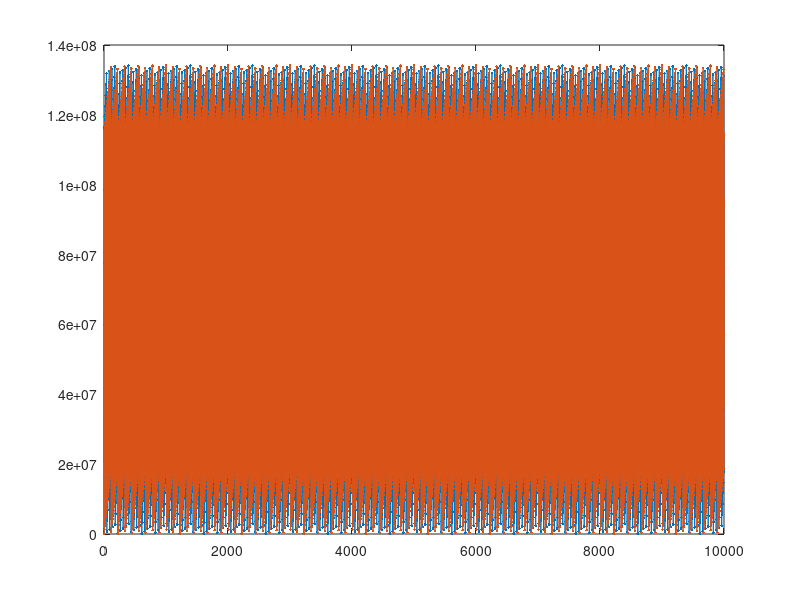
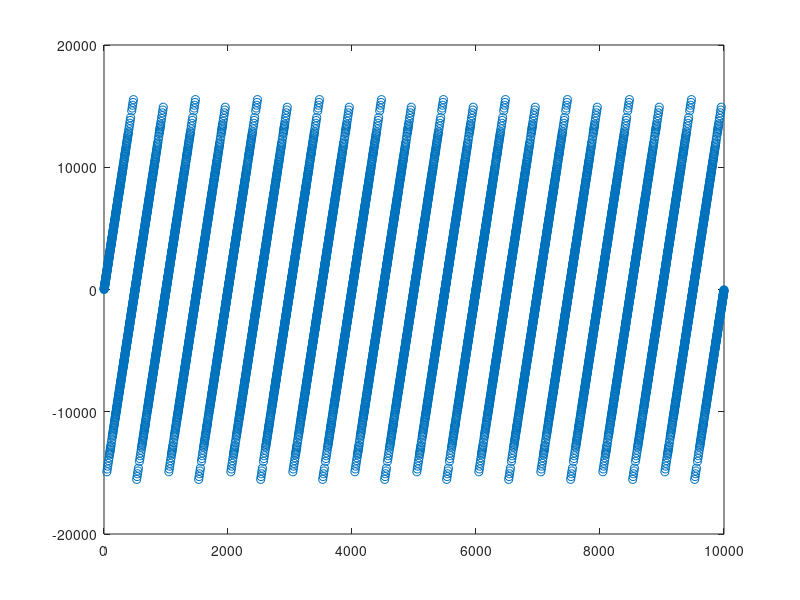

MATLAB code for these plots, in order:
function simulateDDS

clk = 125e6;

phaseWidth = 27;
outputWidth = 14;

f0 = 36e6;
df = 0.125e6;

%%
N = 1e4;

dds1 = zeros(N,1,'uint32');
dds2 = zeros(N,1,'uint32');

for nn = 2:N
    dds1(nn) = mod(dds1(nn-1) + floor((f0+df)/clk*2^(phaseWidth)),2^phaseWidth);
    dds2(nn) = mod(dds2(nn-1) + floor((f0-df)/clk*2^(phaseWidth)),2^phaseWidth);
    
end

%%
figure(12);clf;
plot(dds1,'.-');
hold on;
plot(dds2,'.-');

figure(13);clf;
dds1r = double(dds1)*2^(outputWidth - phaseWidth);
dds2r = double(dds2)*2^(outputWidth - phaseWidth);
% plot(dds1r,'.-');
% hold on;
plot(floor(dds1r)-floor(dds2r),'o');


